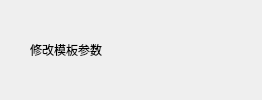
    <widget class="QWidget" name="widget_title" native="true">
     <property name="sizePolicy">
      <sizepolicy hsizetype="Preferred" vsizetype="Fixed">
       <horstretch>0</horstretch>
       <verstretch>0</verstretch>
      </sizepolicy>
     </property>
     <property name="minimumSize">
      <size>
       <width>100</width>
       <height>33</height>
      </size>
     </property>
     <layout class="QHBoxLayout" name="horizontalLayout_2">
      <property name="spacing">
       <number>0</number>
      </property>
      <property name="leftMargin">
       <number>0</number>
      </property>
      <property name="topMargin">
       <number>0</number>
      </property>
      <property name="rightMargin">
       <number>0</number>
      </property>
      <property name="bottomMargin">
       <number>0</number>
      </property>
      <item>
       <widget class="QLabel" name="lab_Ico">
        <property name="sizePolicy">
         <sizepolicy hsizetype="Minimum" vsizetype="Preferred">
          <horstretch>0</horstretch>
          <verstretch>0</verstretch>
         </sizepolicy>
        </property>
        <property name="minimumSize">
         <size>
          <width>30</width>
          <height>0</height>
         </size>
        </property>
        <property name="text">
         <string/>
        </property>
        <property name="alignment">
         <set>Qt::AlignCenter</set>
        </property>
       </widget>
      </item>
      <item>
       <widget class="QLabel" name="lab_Title">
        <property name="sizePolicy">
         <sizepolicy hsizetype="Expanding" vsizetype="Preferred">
          <horstretch>0</horstretch>
          <verstretch>0</verstretch>
         </sizepolicy>
        </property>
        <property name="styleSheet">
         <string notr="true">font: 10pt &quot;微软雅黑&quot;;</string>
        </property>
        <property name="text">
         <string>修改模板参数</string>
        </property>
        <property name="alignment">
         <set>Qt::AlignLeading|Qt::AlignLeft|Qt::AlignVCenter</set>
        </property>
       </widget>
      </item>
      <item>
       <widget class="QWidget" name="widget_menu" native="true">
        <property name="sizePolicy">
         <sizepolicy hsizetype="Minimum" vsizetype="Preferred">
          <horstretch>0</horstretch>
          <verstretch>0</verstretch>
         </sizepolicy>
        </property>
        <layout class="QHBoxLayout" name="horizontalLayout">
         <property name="spacing">
          <number>0</number>
         </property>
         <property name="leftMargin">
          <number>0</number>
         </property>
         <property name="topMargin">
          <number>0</number>
         </property>
         <property name="rightMargin">
          <number>0</number>
         </property>
         <property name="bottomMargin">
          <number>0</number>
         </property>
         <item>
          <widget class="QPushButton" name="btnMenu">
           <property name="enabled">
            <bool>false</bool>
           </property>
           <property name="sizePolicy">
            <sizepolicy hsizetype="Minimum" vsizetype="Expanding">
             <horstretch>0</horstretch>
             <verstretch>0</verstretch>
            </sizepolicy>
           </property>
           <property name="minimumSize">
            <size>
             <width>31</width>
             <height>0</height>
            </size>
           </property>
           <property name="cursor">
            <cursorShape>ArrowCursor</cursorShape>
           </property>
           <property name="focusPolicy">
            <enum>Qt::NoFocus</enum>
           </property>
           <property name="toolTip">
            <string/>
           </property>
           <property name="text">
            <string/>
           </property>
           <property name="flat">
            <bool>true</bool>
           </property>
          </widget>
         </item>
         <item>
          <widget class="QPushButton" name="btnMenu_Max">
           <property name="enabled">
            <bool>false</bool>
           </property>
           <property name="sizePolicy">
            <sizepolicy hsizetype="Minimum" vsizetype="Expanding">
             <horstretch>0</horstretch>
             <verstretch>0</verstretch>
            </sizepolicy>
           </property>
           <property name="minimumSize">
            <size>
             <width>31</width>
             <height>0</height>
            </size>
           </property>
           <property name="cursor">
            <cursorShape>ArrowCursor</cursorShape>
           </property>
           <property name="focusPolicy">
            <enum>Qt::NoFocus</enum>
           </property>
           <property name="toolTip">
            <string/>
           </property>
           <property name="text">
            <string/>
           </property>
           <property name="flat">
            <bool>true</bool>
           </property>
          </widget>
         </item>
         <item>
          <widget class="QPushButton" name="btnMenu_Min">
           <property name="sizePolicy">
            <sizepolicy hsizetype="Minimum" vsizetype="Expanding">
             <horstretch>0</horstretch>
             <verstretch>0</verstretch>
            </sizepolicy>
           </property>
           <property name="minimumSize">
            <size>
             <width>31</width>
             <height>0</height>
            </size>
           </property>
           <property name="cursor">
            <cursorShape>ArrowCursor</cursorShape>
           </property>
           <property name="focusPolicy">
            <enum>Qt::NoFocus</enum>
           </property>
           <property name="toolTip">
            <string>最小化</string>
           </property>
           <property name="text">
            <string/>
           </property>
           <property name="flat">
            <bool>true</bool>
           </property>
          </widget>
         </item>
         <item>
          <widget class="QPushButton" name="btnMenu_Close">
           <property name="sizePolicy">
            <sizepolicy hsizetype="Minimum" vsizetype="Expanding">
             <horstretch>0</horstretch>
             <verstretch>0</verstretch>
            </sizepolicy>
           </property>
           <property name="minimumSize">
            <size>
             <width>40</width>
             <height>0</height>
            </size>
           </property>
           <property name="cursor">
            <cursorShape>ArrowCursor</cursorShape>
           </property>
           <property name="focusPolicy">
            <enum>Qt::NoFocus</enum>
           </property>
           <property name="toolTip">
            <string>关闭</string>
           </property>
           <property name="text">
            <string/>
           </property>
           <property name="flat">
            <bool>true</bool>
           </property>
          </widget>
         </item>
        </layout>
       </widget>
      </item>
     </layout>
    </widget>
